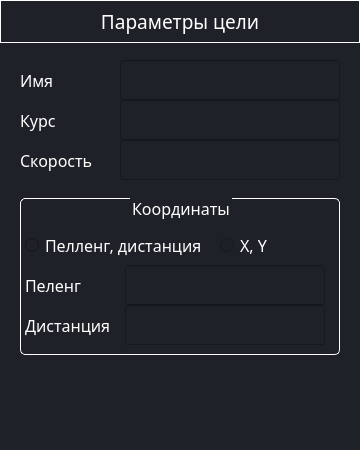
<?xml version="1.0" encoding="UTF-8"?>
<ui version="4.0">
 <class>TargetPropertyView</class>
 <widget class="QWidget" name="TargetPropertyView">
  <property name="geometry">
   <rect>
    <x>0</x>
    <y>0</y>
    <width>360</width>
    <height>450</height>
   </rect>
  </property>
  <property name="sizePolicy">
   <sizepolicy hsizetype="Fixed" vsizetype="Fixed">
    <horstretch>0</horstretch>
    <verstretch>0</verstretch>
   </sizepolicy>
  </property>
  <property name="minimumSize">
   <size>
    <width>360</width>
    <height>360</height>
   </size>
  </property>
  <property name="maximumSize">
   <size>
    <width>360</width>
    <height>450</height>
   </size>
  </property>
  <property name="palette">
   <palette>
    <active>
     <colorrole role="WindowText">
      <brush brushstyle="SolidPattern">
       <color alpha="255">
        <red>255</red>
        <green>255</green>
        <blue>255</blue>
       </color>
      </brush>
     </colorrole>
     <colorrole role="Button">
      <brush brushstyle="SolidPattern">
       <color alpha="255">
        <red>30</red>
        <green>33</green>
        <blue>39</blue>
       </color>
      </brush>
     </colorrole>
     <colorrole role="Text">
      <brush brushstyle="SolidPattern">
       <color alpha="255">
        <red>255</red>
        <green>255</green>
        <blue>255</blue>
       </color>
      </brush>
     </colorrole>
     <colorrole role="ButtonText">
      <brush brushstyle="SolidPattern">
       <color alpha="255">
        <red>255</red>
        <green>255</green>
        <blue>255</blue>
       </color>
      </brush>
     </colorrole>
     <colorrole role="Base">
      <brush brushstyle="SolidPattern">
       <color alpha="255">
        <red>30</red>
        <green>33</green>
        <blue>39</blue>
       </color>
      </brush>
     </colorrole>
     <colorrole role="Window">
      <brush brushstyle="SolidPattern">
       <color alpha="255">
        <red>30</red>
        <green>33</green>
        <blue>39</blue>
       </color>
      </brush>
     </colorrole>
    </active>
    <inactive>
     <colorrole role="WindowText">
      <brush brushstyle="SolidPattern">
       <color alpha="255">
        <red>255</red>
        <green>255</green>
        <blue>255</blue>
       </color>
      </brush>
     </colorrole>
     <colorrole role="Button">
      <brush brushstyle="SolidPattern">
       <color alpha="255">
        <red>30</red>
        <green>33</green>
        <blue>39</blue>
       </color>
      </brush>
     </colorrole>
     <colorrole role="Text">
      <brush brushstyle="SolidPattern">
       <color alpha="255">
        <red>255</red>
        <green>255</green>
        <blue>255</blue>
       </color>
      </brush>
     </colorrole>
     <colorrole role="ButtonText">
      <brush brushstyle="SolidPattern">
       <color alpha="255">
        <red>255</red>
        <green>255</green>
        <blue>255</blue>
       </color>
      </brush>
     </colorrole>
     <colorrole role="Base">
      <brush brushstyle="SolidPattern">
       <color alpha="255">
        <red>30</red>
        <green>33</green>
        <blue>39</blue>
       </color>
      </brush>
     </colorrole>
     <colorrole role="Window">
      <brush brushstyle="SolidPattern">
       <color alpha="255">
        <red>30</red>
        <green>33</green>
        <blue>39</blue>
       </color>
      </brush>
     </colorrole>
    </inactive>
    <disabled>
     <colorrole role="WindowText">
      <brush brushstyle="SolidPattern">
       <color alpha="255">
        <red>255</red>
        <green>255</green>
        <blue>255</blue>
       </color>
      </brush>
     </colorrole>
     <colorrole role="Button">
      <brush brushstyle="SolidPattern">
       <color alpha="255">
        <red>30</red>
        <green>33</green>
        <blue>39</blue>
       </color>
      </brush>
     </colorrole>
     <colorrole role="Text">
      <brush brushstyle="SolidPattern">
       <color alpha="255">
        <red>255</red>
        <green>255</green>
        <blue>255</blue>
       </color>
      </brush>
     </colorrole>
     <colorrole role="ButtonText">
      <brush brushstyle="SolidPattern">
       <color alpha="255">
        <red>255</red>
        <green>255</green>
        <blue>255</blue>
       </color>
      </brush>
     </colorrole>
     <colorrole role="Base">
      <brush brushstyle="SolidPattern">
       <color alpha="255">
        <red>30</red>
        <green>33</green>
        <blue>39</blue>
       </color>
      </brush>
     </colorrole>
     <colorrole role="Window">
      <brush brushstyle="SolidPattern">
       <color alpha="255">
        <red>30</red>
        <green>33</green>
        <blue>39</blue>
       </color>
      </brush>
     </colorrole>
    </disabled>
   </palette>
  </property>
  <property name="windowTitle">
   <string>Form</string>
  </property>
  <property name="autoFillBackground">
   <bool>false</bool>
  </property>
  <property name="styleSheet">
   <string notr="true">background-color:rgb(30, 33, 39);
color:rgb(255, 255, 255);</string>
  </property>
  <widget class="QLabel" name="TitleLabel">
   <property name="geometry">
    <rect>
     <x>0</x>
     <y>0</y>
     <width>360</width>
     <height>43</height>
    </rect>
   </property>
   <property name="sizePolicy">
    <sizepolicy hsizetype="Fixed" vsizetype="Preferred">
     <horstretch>0</horstretch>
     <verstretch>0</verstretch>
    </sizepolicy>
   </property>
   <property name="font">
    <font>
     <family>Bahnschrift Light Condensed</family>
     <pointsize>14</pointsize>
     <italic>false</italic>
    </font>
   </property>
   <property name="styleSheet">
    <string notr="true">border: 1px solid white;</string>
   </property>
   <property name="text">
    <string>Параметры цели</string>
   </property>
   <property name="alignment">
    <set>Qt::AlignCenter</set>
   </property>
  </widget>
  <widget class="QLabel" name="CourseLabel">
   <property name="geometry">
    <rect>
     <x>20</x>
     <y>100</y>
     <width>100</width>
     <height>40</height>
    </rect>
   </property>
   <property name="font">
    <font>
     <family>Bahnschrift Light Condensed</family>
     <pointsize>12</pointsize>
    </font>
   </property>
   <property name="text">
    <string>Курс</string>
   </property>
  </widget>
  <widget class="QLineEdit" name="TargetCourseLineEdit">
   <property name="geometry">
    <rect>
     <x>120</x>
     <y>100</y>
     <width>220</width>
     <height>40</height>
    </rect>
   </property>
   <property name="font">
    <font>
     <family>Bahnschrift Light Condensed</family>
     <pointsize>12</pointsize>
    </font>
   </property>
   <property name="focusPolicy">
    <enum>Qt::ClickFocus</enum>
   </property>
   <property name="styleSheet">
    <string notr="true">QLineEdit
{
	selection-background-color:rgb(2, 191,150);
}

QLineEdit:hover
{
    border: 2px solid rgb(2, 191,150);
}</string>
   </property>
  </widget>
  <widget class="QGroupBox" name="CoordGroupBox">
   <property name="geometry">
    <rect>
     <x>20</x>
     <y>195</y>
     <width>320</width>
     <height>160</height>
    </rect>
   </property>
   <property name="font">
    <font>
     <family>Bahnschrift Light Condensed</family>
     <pointsize>12</pointsize>
    </font>
   </property>
   <property name="styleSheet">
    <string notr="true">QGroupBox {
    border: 1px solid gray;
    border-color:rgb(255, 255, 255);
	margin-top: 3px;
	border-top-left-radius: 5px;
    border-top-right-radius: 5px;
    border-bottom-left-radius: 5px;
    border-bottom-right-radius: 5px;
}</string>
   </property>
   <property name="title">
    <string>Координаты</string>
   </property>
   <property name="alignment">
    <set>Qt::AlignCenter</set>
   </property>
   <widget class="QRadioButton" name="BearingDistanceRadioButton">
    <property name="geometry">
     <rect>
      <x>5</x>
      <y>30</y>
      <width>190</width>
      <height>40</height>
     </rect>
    </property>
    <property name="font">
     <font>
      <family>Bahnschrift Light Condensed</family>
      <pointsize>12</pointsize>
     </font>
    </property>
    <property name="styleSheet">
     <string notr="true">QGroupBox {
    border: 2px solid gray;
    border-color: #FF17365D;
    border-bottom-left-radius: 15px;
    border-bottom-right-radius: 15px;
}</string>
    </property>
    <property name="text">
     <string>Пелленг, дистанция</string>
    </property>
   </widget>
   <widget class="QRadioButton" name="XYRadioButton">
    <property name="geometry">
     <rect>
      <x>200</x>
      <y>30</y>
      <width>115</width>
      <height>40</height>
     </rect>
    </property>
    <property name="font">
     <font>
      <family>Bahnschrift Light Condensed</family>
      <pointsize>12</pointsize>
     </font>
    </property>
    <property name="styleSheet">
     <string notr="true"/>
    </property>
    <property name="text">
     <string>X, Y</string>
    </property>
   </widget>
   <widget class="QLabel" name="XBearingLabel">
    <property name="geometry">
     <rect>
      <x>5</x>
      <y>70</y>
      <width>100</width>
      <height>40</height>
     </rect>
    </property>
    <property name="font">
     <font>
      <family>Bahnschrift Light Condensed</family>
      <pointsize>12</pointsize>
     </font>
    </property>
    <property name="text">
     <string>Пеленг</string>
    </property>
   </widget>
   <widget class="QLineEdit" name="XBearingLineEdit">
    <property name="geometry">
     <rect>
      <x>105</x>
      <y>70</y>
      <width>200</width>
      <height>40</height>
     </rect>
    </property>
    <property name="font">
     <font>
      <family>Bahnschrift Light Condensed</family>
      <pointsize>12</pointsize>
     </font>
    </property>
    <property name="autoFillBackground">
     <bool>false</bool>
    </property>
    <property name="styleSheet">
     <string notr="true">QLineEdit
{
	selection-background-color:rgb(2, 191,150);
}

QLineEdit:hover
{
    border: 2px solid rgb(2, 191,150);
}</string>
    </property>
   </widget>
   <widget class="QLabel" name="YDistanceLabel">
    <property name="geometry">
     <rect>
      <x>5</x>
      <y>110</y>
      <width>100</width>
      <height>40</height>
     </rect>
    </property>
    <property name="font">
     <font>
      <family>Bahnschrift Light Condensed</family>
      <pointsize>12</pointsize>
     </font>
    </property>
    <property name="text">
     <string>Дистанция</string>
    </property>
   </widget>
   <widget class="QLineEdit" name="YDistanceLineEdit">
    <property name="geometry">
     <rect>
      <x>105</x>
      <y>110</y>
      <width>200</width>
      <height>40</height>
     </rect>
    </property>
    <property name="font">
     <font>
      <family>Bahnschrift Light Condensed</family>
      <pointsize>12</pointsize>
     </font>
    </property>
    <property name="styleSheet">
     <string notr="true">QLineEdit
{
	selection-background-color:rgb(2, 191,150);
}

QLineEdit:hover
{
    border: 2px solid rgb(2, 191,150);
}</string>
    </property>
   </widget>
  </widget>
  <widget class="QLabel" name="SpeedLabel">
   <property name="geometry">
    <rect>
     <x>20</x>
     <y>140</y>
     <width>100</width>
     <height>40</height>
    </rect>
   </property>
   <property name="font">
    <font>
     <family>Bahnschrift Light Condensed</family>
     <pointsize>12</pointsize>
    </font>
   </property>
   <property name="text">
    <string>Скорость</string>
   </property>
  </widget>
  <widget class="QLineEdit" name="SpeedLineEdit">
   <property name="geometry">
    <rect>
     <x>120</x>
     <y>140</y>
     <width>220</width>
     <height>40</height>
    </rect>
   </property>
   <property name="font">
    <font>
     <family>Bahnschrift Light Condensed</family>
     <pointsize>12</pointsize>
    </font>
   </property>
   <property name="styleSheet">
    <string notr="true">QLineEdit
{
	selection-background-color:rgb(2, 191,150);
}

QLineEdit:hover
{
    border: 2px solid rgb(2, 191,150);
}</string>
   </property>
  </widget>
  <widget class="QLabel" name="TargetNameLabel">
   <property name="geometry">
    <rect>
     <x>20</x>
     <y>60</y>
     <width>100</width>
     <height>40</height>
    </rect>
   </property>
   <property name="font">
    <font>
     <family>Bahnschrift Light Condensed</family>
     <pointsize>12</pointsize>
    </font>
   </property>
   <property name="text">
    <string>Имя</string>
   </property>
  </widget>
  <widget class="QLineEdit" name="TargetNameLineEdit">
   <property name="geometry">
    <rect>
     <x>120</x>
     <y>60</y>
     <width>220</width>
     <height>40</height>
    </rect>
   </property>
   <property name="palette">
    <palette>
     <active>
      <colorrole role="WindowText">
       <brush brushstyle="SolidPattern">
        <color alpha="255">
         <red>255</red>
         <green>255</green>
         <blue>255</blue>
        </color>
       </brush>
      </colorrole>
      <colorrole role="Button">
       <brush brushstyle="SolidPattern">
        <color alpha="255">
         <red>30</red>
         <green>33</green>
         <blue>39</blue>
        </color>
       </brush>
      </colorrole>
      <colorrole role="Text">
       <brush brushstyle="SolidPattern">
        <color alpha="255">
         <red>255</red>
         <green>255</green>
         <blue>255</blue>
        </color>
       </brush>
      </colorrole>
      <colorrole role="ButtonText">
       <brush brushstyle="SolidPattern">
        <color alpha="255">
         <red>255</red>
         <green>255</green>
         <blue>255</blue>
        </color>
       </brush>
      </colorrole>
      <colorrole role="Base">
       <brush brushstyle="SolidPattern">
        <color alpha="255">
         <red>30</red>
         <green>33</green>
         <blue>39</blue>
        </color>
       </brush>
      </colorrole>
      <colorrole role="Window">
       <brush brushstyle="SolidPattern">
        <color alpha="255">
         <red>30</red>
         <green>33</green>
         <blue>39</blue>
        </color>
       </brush>
      </colorrole>
      <colorrole role="Highlight">
       <brush brushstyle="SolidPattern">
        <color alpha="255">
         <red>2</red>
         <green>191</green>
         <blue>150</blue>
        </color>
       </brush>
      </colorrole>
     </active>
     <inactive>
      <colorrole role="WindowText">
       <brush brushstyle="SolidPattern">
        <color alpha="255">
         <red>255</red>
         <green>255</green>
         <blue>255</blue>
        </color>
       </brush>
      </colorrole>
      <colorrole role="Button">
       <brush brushstyle="SolidPattern">
        <color alpha="255">
         <red>30</red>
         <green>33</green>
         <blue>39</blue>
        </color>
       </brush>
      </colorrole>
      <colorrole role="Text">
       <brush brushstyle="SolidPattern">
        <color alpha="255">
         <red>255</red>
         <green>255</green>
         <blue>255</blue>
        </color>
       </brush>
      </colorrole>
      <colorrole role="ButtonText">
       <brush brushstyle="SolidPattern">
        <color alpha="255">
         <red>255</red>
         <green>255</green>
         <blue>255</blue>
        </color>
       </brush>
      </colorrole>
      <colorrole role="Base">
       <brush brushstyle="SolidPattern">
        <color alpha="255">
         <red>30</red>
         <green>33</green>
         <blue>39</blue>
        </color>
       </brush>
      </colorrole>
      <colorrole role="Window">
       <brush brushstyle="SolidPattern">
        <color alpha="255">
         <red>30</red>
         <green>33</green>
         <blue>39</blue>
        </color>
       </brush>
      </colorrole>
      <colorrole role="Highlight">
       <brush brushstyle="SolidPattern">
        <color alpha="255">
         <red>2</red>
         <green>191</green>
         <blue>150</blue>
        </color>
       </brush>
      </colorrole>
     </inactive>
     <disabled>
      <colorrole role="WindowText">
       <brush brushstyle="SolidPattern">
        <color alpha="255">
         <red>255</red>
         <green>255</green>
         <blue>255</blue>
        </color>
       </brush>
      </colorrole>
      <colorrole role="Button">
       <brush brushstyle="SolidPattern">
        <color alpha="255">
         <red>30</red>
         <green>33</green>
         <blue>39</blue>
        </color>
       </brush>
      </colorrole>
      <colorrole role="Text">
       <brush brushstyle="SolidPattern">
        <color alpha="255">
         <red>255</red>
         <green>255</green>
         <blue>255</blue>
        </color>
       </brush>
      </colorrole>
      <colorrole role="ButtonText">
       <brush brushstyle="SolidPattern">
        <color alpha="255">
         <red>255</red>
         <green>255</green>
         <blue>255</blue>
        </color>
       </brush>
      </colorrole>
      <colorrole role="Base">
       <brush brushstyle="SolidPattern">
        <color alpha="255">
         <red>30</red>
         <green>33</green>
         <blue>39</blue>
        </color>
       </brush>
      </colorrole>
      <colorrole role="Window">
       <brush brushstyle="SolidPattern">
        <color alpha="255">
         <red>30</red>
         <green>33</green>
         <blue>39</blue>
        </color>
       </brush>
      </colorrole>
      <colorrole role="Highlight">
       <brush brushstyle="SolidPattern">
        <color alpha="255">
         <red>2</red>
         <green>191</green>
         <blue>150</blue>
        </color>
       </brush>
      </colorrole>
     </disabled>
    </palette>
   </property>
   <property name="font">
    <font>
     <family>Bahnschrift Light Condensed</family>
     <pointsize>12</pointsize>
    </font>
   </property>
   <property name="autoFillBackground">
    <bool>false</bool>
   </property>
   <property name="styleSheet">
    <string notr="true">QLineEdit
{
	selection-background-color:rgb(2, 191,150);
}

QLineEdit:hover
{
    border: 2px solid rgb(2, 191,150);
}</string>
   </property>
  </widget>
 </widget>
 <resources/>
 <connections/>
</ui>
